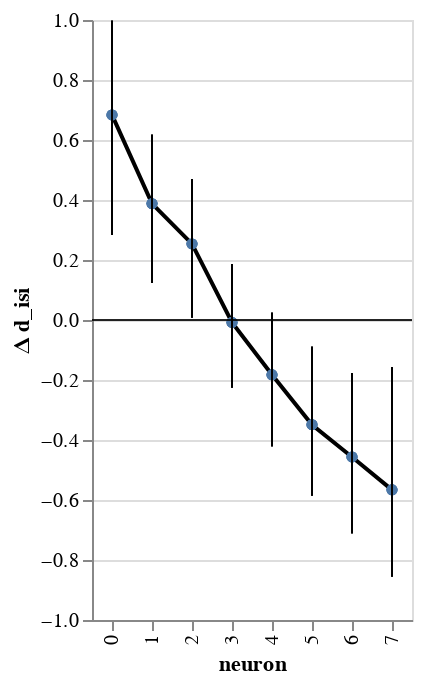

The cell this chart's notebook holds for it:
### Code cell
chart_p = visualization.plot_posterior(df=df_both, title=f'd_{y}', x='neuron',)
chart_p

### Figure 1 — Vega-Lite specification as saved in the notebook (floating-point values rounded to 4 significant figures)
{"config": {"view": {"continuousWidth": 400, "continuousHeight": 300}}, "layer": [{"mark": {"type": "line", "color": "black", "point": true}, "encoding": {"x": {"type": "ordinal", "field": "neuron"}, "y": {"type": "quantitative", "field": "mean HDI", "impute": {"value": "value"}}}}, {"mark": {"type": "rule", "color": "black", "opacity": 0.6, "size": 0.1}, "encoding": {"y": {"type": "quantitative", "field": "zero"}}}, {"mark": "rule", "encoding": {"x": {"type": "ordinal", "field": "neuron"}, "y": {"type": "quantitative", "field": "lower HDI", "scale": {"domain": [-0.8547, 0.9977], "zero": true}, "title": "Δ d_isi"}, "y2": {"field": "higher HDI"}}}], "data": {"name": "data-987e57c46a860f8d82748344b18234df"}, "$schema": "https://vega.github.io/schema/vega-lite/v4.8.1.json", "datasets": {"data-987e57c46a860f8d82748344b18234df": [{"neuron": 0, "mouse_code": 0, "neuron_code": 0.0, "i_trial": 0.0, "log_firing_rate": 0.01171, "Firing rate": 19.76, "firing_rate": 19.76, "i_spike": -5.25, "isi diff": 0.00723, "lower HDI": 0.2833, "higher HDI": 0.9977, "mean HDI": 0.6836, "log_isi": 0.03798, "zero": 0}, {"neuron": 0, "mouse_code": 1, "neuron_code": 0.0, "i_trial": 0.0, "log_firing_rate": -0.09788, "Firing rate": -11.86, "firing_rate": -11.86, "i_spike": -3.75, "isi diff": 0.007097, "lower HDI": 0.2833, "higher HDI": 0.9977, "mean HDI": 0.6836, "log_isi": 0.0386, "zero": 0}, {"neuron": 0, "mouse_code": 2, "neuron_code": 0.0, "i_trial": 0.0, "log_firing_rate": 0.1645, "Firing rate": 22.98, "firing_rate": 22.98, "i_spike": 9.0, "isi diff": -0.01946, "lower HDI": 0.2833, "higher HDI": 0.9977, "mean HDI": 0.6836, "log_isi": -0.09865, "zero": 0}, {"neuron": 0, "mouse_code": 3, "neuron_code": 0.0, "i_trial": 0.0, "log_firing_rate": 0.2563, "Firing rate": 74.57, "firing_rate": 74.57, "i_spike": 5.0, "isi diff": -0.006296, "lower HDI": 0.2833, "higher HDI": 0.9977, "mean HDI": 0.6836, "log_isi": -0.0387, "zero": 0}, {"neuron": 1, "mouse_code": 0, "neuron_code": 0.0, "i_trial": 0.0, "log_firing_rate": -0.08296, "Firing rate": -7.619, "firing_rate": -7.619, "i_spike": -2.75, "isi diff": 0.002864, "lower HDI": 0.1239, "higher HDI": 0.6176, "mean HDI": 0.3879, "log_isi": 0.02035, "zero": 0}, {"neuron": 1, "mouse_code": 1, "neuron_code": 0.0, "i_trial": 0.0, "log_firing_rate": 0.4921, "Firing rate": 179.6, "firing_rate": 179.6, "i_spike": 4.25, "isi diff": -0.004958, "lower HDI": 0.1239, "higher HDI": 0.6176, "mean HDI": 0.3879, "log_isi": -0.03025, "zero": 0}, {"neuron": 1, "mouse_code": 2, "neuron_code": 0.0, "i_trial": 0.0, "log_firing_rate": 0.05702, "Firing rate": 10.03, "firing_rate": 10.03, "i_spike": 6.25, "isi diff": -0.008048, "lower HDI": 0.1239, "higher HDI": 0.6176, "mean HDI": 0.3879, "log_isi": -0.055, "zero": 0}, {"neuron": 1, "mouse_code": 3, "neuron_code": 0.0, "i_trial": 0.0, "log_firing_rate": 0.7795, "Firing rate": 518.4, "firing_rate": 518.4, "i_spike": 10.75, "isi diff": -0.01362, "lower HDI": 0.1239, "higher HDI": 0.6176, "mean HDI": 0.3879, "log_isi": -0.08811, "zero": 0}, {"neuron": 2, "mouse_code": 0, "neuron_code": 0.0, "i_trial": 0.0, "log_firing_rate": -0.111, "Firing rate": -2.261, "firing_rate": -2.261, "i_spike": -7.75, "isi diff": 0.009813, "lower HDI": 0.008638, "higher HDI": 0.4697, "mean HDI": 0.2538, "log_isi": 0.06387, "zero": 0}, {"neuron": 2, "mouse_code": 1, "neuron_code": 0.0, "i_trial": 0.0, "log_firing_rate": -0.05942, "Firing rate": -0.6227, "firing_rate": -0.6227, "i_spike": 1.75, "isi diff": -0.001134, "lower HDI": 0.008638, "higher HDI": 0.4697, "mean HDI": 0.2538, "log_isi": -0.01218, "zero": 0}, {"neuron": 2, "mouse_code": 2, "neuron_code": 0.0, "i_trial": 0.0, "log_firing_rate": 0.05327, "Firing rate": 14.76, "firing_rate": 14.76, "i_spike": 10.5, "isi diff": -0.01038, "lower HDI": 0.008638, "higher HDI": 0.4697, "mean HDI": 0.2538, "log_isi": -0.07523, "zero": 0}, {"neuron": 2, "mouse_code": 3, "neuron_code": 0.0, "i_trial": 0.0, "log_firing_rate": -0.2426, "Firing rate": -108.8, "firing_rate": -108.8, "i_spike": 1.75, "isi diff": -0.001747, "lower HDI": 0.008638, "higher HDI": 0.4697, "mean HDI": 0.2538, "log_isi": -0.01108, "zero": 0}, {"neuron": 3, "mouse_code": 0, "neuron_code": 0.0, "i_trial": 0.0, "log_firing_rate": -0.0111, "Firing rate": -2.201, "firing_rate": -2.201, "i_spike": -1.0, "isi diff": 0.001151, "lower HDI": -0.2253, "higher HDI": 0.1865, "mean HDI": -0.008148, "log_isi": 0.00807, "zero": 0}, {"neuron": 3, "mouse_code": 1, "neuron_code": 0.0, "i_trial": 0.0, "log_firing_rate": 0.01509, "Firing rate": 4.935, "firing_rate": 4.935, "i_spike": 5.0, "isi diff": -0.005392, "lower HDI": -0.2253, "higher HDI": 0.1865, "mean HDI": -0.008148, "log_isi": -0.04542, "zero": 0}, {"neuron": 3, "mouse_code": 2, "neuron_code": 0.0, "i_trial": 0.0, "log_firing_rate": 0.02383, "Firing rate": 9.337, "firing_rate": 9.337, "i_spike": 1.75, "isi diff": 0.0001219, "lower HDI": -0.2253, "higher HDI": 0.1865, "mean HDI": -0.008148, "log_isi": 0.0007941, "zero": 0}, {"neuron": 3, "mouse_code": 3, "neuron_code": 0.0, "i_trial": 0.0, "log_firing_rate": 0.126, "Firing rate": 36.48, "firing_rate": 36.48, "i_spike": 16.5, "isi diff": -0.01057, "lower HDI": -0.2253, "higher HDI": 0.1865, "mean HDI": -0.008148, "log_isi": -0.09983, "zero": 0}, {"neuron": 4, "mouse_code": 0, "neuron_code": 0.0, "i_trial": 0.0, "log_firing_rate": -0.1305, "Firing rate": -30.61, "firing_rate": -30.61, "i_spike": -14.25, "isi diff": 0.008386, "lower HDI": -0.4204, "higher HDI": 0.02391, "mean HDI": -0.1825, "log_isi": 0.07922, "zero": 0}, {"neuron": 4, "mouse_code": 1, "neuron_code": 0.0, "i_trial": 0.0, "log_firing_rate": 0.1846, "Firing rate": 62.21, "firing_rate": 62.21, "i_spike": 16.25, "isi diff": -0.009037, "lower HDI": -0.4204, "higher HDI": 0.02391, "mean HDI": -0.1825, "log_isi": -0.09026, "zero": 0}, {"neuron": 4, "mouse_code": 2, "neuron_code": 0.0, "i_trial": 0.0, "log_firing_rate": 0.1938, "Firing rate": 56.09, "firing_rate": 56.09, "i_spike": 9.0, "isi diff": -0.00369, "lower HDI": -0.4204, "higher HDI": 0.02391, "mean HDI": -0.1825, "log_isi": -0.04256, "zero": 0}, {"neuron": 4, "mouse_code": 3, "neuron_code": 0.0, "i_trial": 0.0, "log_firing_rate": 0.2618, "Firing rate": 120.8, "firing_rate": 120.8, "i_spike": 11.5, "isi diff": -0.005458, "lower HDI": -0.4204, "higher HDI": 0.02391, "mean HDI": -0.1825, "log_isi": -0.0578, "zero": 0}, {"neuron": 5, "mouse_code": 0, "neuron_code": 0.0, "i_trial": 0.0, "log_firing_rate": 0.1083, "Firing rate": 43.92, "firing_rate": 43.92, "i_spike": 7.0, "isi diff": -0.001782, "lower HDI": -0.5852, "higher HDI": -0.0895, "mean HDI": -0.3491, "log_isi": -0.02192, "zero": 0}, {"neuron": 5, "mouse_code": 1, "neuron_code": 0.0, "i_trial": 0.0, "log_firing_rate": 0.5752, "Firing rate": 320.1, "firing_rate": 320.1, "i_spike": 12.0, "isi diff": -0.004866, "lower HDI": -0.5852, "higher HDI": -0.0895, "mean HDI": -0.3491, "log_isi": -0.05794, "zero": 0}, {"neuron": 5, "mouse_code": 2, "neuron_code": 0.0, "i_trial": 0.0, "log_firing_rate": 0.09048, "Firing rate": 64.03, "firing_rate": 64.03, "i_spike": 15.5, "isi diff": -0.005241, "lower HDI": -0.5852, "higher HDI": -0.0895, "mean HDI": -0.3491, "log_isi": -0.06539, "zero": 0}, {"neuron": 5, "mouse_code": 3, "neuron_code": 0.0, "i_trial": 0.0, "log_firing_rate": -1.324, "Firing rate": -183000.0, "firing_rate": -183000.0, "i_spike": 3.75, "isi diff": -0.00109, "lower HDI": -0.5852, "higher HDI": -0.0895, "mean HDI": -0.3491, "log_isi": -0.01406, "zero": 0}, {"neuron": 6, "mouse_code": 0, "neuron_code": 0.0, "i_trial": 0.0, "log_firing_rate": -0.1022, "Firing rate": -66.74, "firing_rate": -66.74, "i_spike": -3.5, "isi diff": 0.001206, "lower HDI": -0.7105, "higher HDI": -0.1767, "mean HDI": -0.4564, "log_isi": 0.01909, "zero": 0}, {"neuron": 6, "mouse_code": 1, "neuron_code": 0.0, "i_trial": 0.0, "log_firing_rate": 0.1038, "Firing rate": 118.0, "firing_rate": 118.0, "i_spike": 9.5, "isi diff": -0.002526, "lower HDI": -0.7105, "higher HDI": -0.1767, "mean HDI": -0.4564, "log_isi": -0.037, "zero": 0}, {"neuron": 6, "mouse_code": 2, "neuron_code": 0.0, "i_trial": 0.0, "log_firing_rate": -0.06538, "Firing rate": -28.98, "firing_rate": -28.98, "i_spike": 4.25, "isi diff": -0.0009138, "lower HDI": -0.7105, "higher HDI": -0.1767, "mean HDI": -0.4564, "log_isi": -0.01482, "zero": 0}, {"neuron": 6, "mouse_code": 3, "neuron_code": 0.0, "i_trial": 0.0, "log_firing_rate": -0.1743, "Firing rate": -57.84, "firing_rate": -57.84, "i_spike": -9.25, "isi diff": 0.002737, "lower HDI": -0.7105, "higher HDI": -0.1767, "mean HDI": -0.4564, "log_isi": 0.0406, "zero": 0}, {"neuron": 7, "mouse_code": 0, "neuron_code": 0.0, "i_trial": 0.0, "log_firing_rate": 0.5327, "Firing rate": 1021.0, "firing_rate": 1021.0, "i_spike": 1.5, "isi diff": -0.0003506, "lower HDI": -0.8547, "higher HDI": -0.1572, "mean HDI": -0.5662, "log_isi": -0.006183, "zero": 0}, {"neuron": 7, "mouse_code": 1, "neuron_code": 0.0, "i_trial": 0.0, "log_firing_rate": -0.1357, "Firing rate": -174.5, "firing_rate": -174.5, "i_spike": -9.75, "isi diff": 0.001371, "lower HDI": -0.8547, "higher HDI": -0.1572, "mean HDI": -0.5662, "log_isi": 0.02423, "zero": 0}, {"neuron": 7, "mouse_code": 2, "neuron_code": 0.0, "i_trial": 0.0, "log_firing_rate": -0.1393, "Firing rate": -113.5, "firing_rate": -113.5, "i_spike": 6.5, "isi diff": -0.0009955, "lower HDI": -0.8547, "higher HDI": -0.1572, "mean HDI": -0.5662, "log_isi": -0.01882, "zero": 0}, {"neuron": 7, "mouse_code": 3, "neuron_code": 0.0, "i_trial": 0.0, "log_firing_rate": 0.9049, "Firing rate": 5240.0, "firing_rate": 5240.0, "i_spike": 12.25, "isi diff": -0.001921, "lower HDI": -0.8547, "higher HDI": -0.1572, "mean HDI": -0.5662, "log_isi": -0.0362, "zero": 0}]}}
